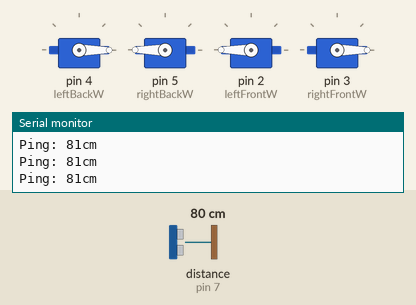
Recording of a sketch running on a simulated Arduino Uno, built with avr-gcc and run on an emulated ATmega328P. Parts: 4 × servo, the last lines printed to the serial monitor. The test bench sets the inputs (shaded band); at power-on: distance to the obstacle (sensor on pin 7) 80 cm. The echo pulse lasts 58.3 µs per cm.

Above: at 1.2 s.
1.3 s: distance to the obstacle (sensor on pin 7) set to 6 cm
2.8 s: distance to the obstacle (sensor on pin 7) set to 3 cm
At 4.6 s:
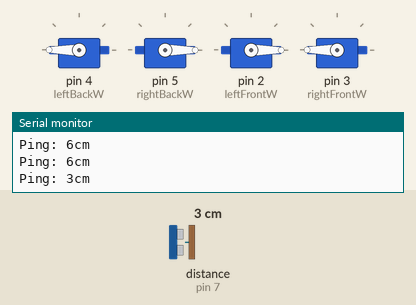
5.8 s: distance to the obstacle (sensor on pin 7) set to 9 cm
8.4 s: distance to the obstacle (sensor on pin 7) set to 2 cm
At 8.7 s:
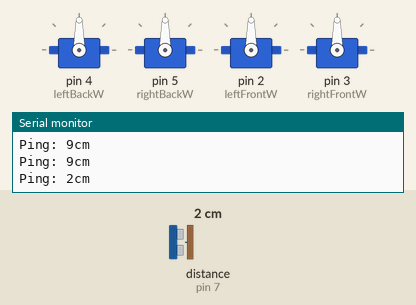
Timing chart, 0 to 12.4 s (numbered marks = the images above; inputs shaded):
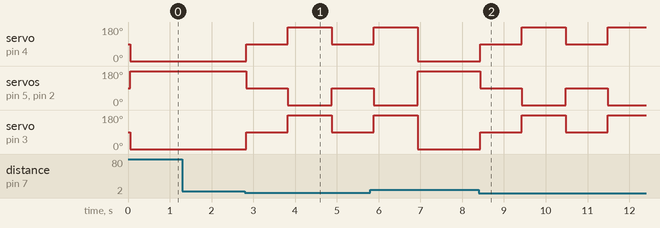

The sketch:

CFA_sprint_1_code.ino
```cpp
#include <NewPing.h>
#include <Servo.h>

#define TRIGGER_PIN  8  // Arduino pin tied to trigger pin on the ultrasonic sensor.
#define ECHO_PIN     7  // Arduino pin tied to echo pin on the ultrasonic sensor.
#define MAX_DISTANCE 200 // Maximum distance we want to ping for (in centimeters). Maximum sensor distance is rated at 400-500cm.

NewPing sonar(TRIGGER_PIN, ECHO_PIN, MAX_DISTANCE); // NewPing setup of pins and maximum distance.
Servo leftBackW;
Servo rightBackW;
Servo rightFrontW;
Servo leftFrontW;


//Front: left wheel is pin 2 and right wheel is pin 3
//Back: left wheel is pin 4 and right wheel is pin 5
//Front wheels were going backward so reversed #s in forward() and backup()
//Front left wheel was working before some wires came unplugged. Need to debug wiring.
//Still need to test ultrasonic and tune wheel speeds.
void setup() {
  Serial.begin(115200); // Open serial monitor at 115200 baud to see ping results.
  leftBackW.attach(4);
  leftBackW.write(90);
  rightBackW.attach(5);
  rightBackW.write(90);
  leftFrontW.attach(2);
  leftFrontW.write(90);
  rightFrontW.attach(3);
  rightFrontW.write(90);
}

void stop() {
  leftBackW.write(90);
  rightBackW.write(90);
  leftFrontW.write(90);
  rightFrontW.write(90);
}

void forward() {
  leftBackW.write(0);
  rightBackW.write(180);
  leftFrontW.write(180);
  rightFrontW.write(0);
}

void backup() {
  leftBackW.write(180);
  rightBackW.write(0);
  leftFrontW.write(0);
  rightFrontW.write(180);
}

void loop() {
  delay(50);                      // Wait 50ms between pings (about 20 pings/sec). 29ms should be the shortest delay between pings.
  unsigned int uS = sonar.ping(); // Send ping, get ping time in microseconds (uS).
  Serial.print("Ping: ");
  int distance = uS/US_ROUNDTRIP_CM;
  Serial.print(distance); // Convert ping time to distance in cm and print result (0 = outside set distance range)
  Serial.println("cm");
  if (distance < 5) {
    stop();
    delay(1000);
    backup();
    delay(1000);
  } else {
    forward();
  }

}
```

Measured:
- the behaviour switches between 5 and 4 cm on distance to the obstacle (sensor on pin 7) (found by bisection; images 0 and 1)
- after the input at 2.8 s, servo on pin 4 (leftBackW), servo on pin 3 (rightFrontW): 0° → 90° at once, → 180° 1.0 s later, → 90° 1.1 s later; servo on pin 5 (rightBackW), servo on pin 2 (leftFrontW): 180° → 90° at once, → 0° 1.0 s later, → 90° 1.1 s later
- after the input at 8.4 s, servo on pin 4 (leftBackW), servo on pin 3 (rightFrontW): alternates 180° for 1.1 s and 90° for 1.0 s, starting at once; servo on pin 5 (rightBackW), servo on pin 2 (leftFrontW): alternates 90° for 1.0 s and 0° for 1.1 s, starting at once
